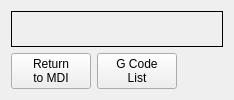
             <widget class="QWidget" name="mdiPage_2">
              <layout class="QGridLayout" name="gridLayout_39">
               <item row="1" column="1">
                <widget class="QPushButton" name="pushButton_23">
                 <property name="text">
                  <string>G Code
List</string>
                 </property>
                 <property name="page" stdset="0">
                  <number>2</number>
                 </property>
                 <attribute name="buttonGroup">
                  <string notr="true">mdiNavBtns</string>
                 </attribute>
                </widget>
               </item>
               <item row="1" column="0">
                <widget class="QPushButton" name="pushButton_1">
                 <property name="text">
                  <string>Return
to MDI</string>
                 </property>
                 <property name="page" stdset="0">
                  <number>0</number>
                 </property>
                 <attribute name="buttonGroup">
                  <string notr="true">mdiNavBtns</string>
                 </attribute>
                </widget>
               </item>
               <item row="0" column="0" colspan="3">
                <widget class="QLabel" name="gcodeHelpLabel">
                 <property name="frameShape">
                  <enum>QFrame::Box</enum>
                 </property>
                 <property name="text">
                  <string/>
                 </property>
                 <property name="alignment">
                  <set>Qt::AlignLeading|Qt::AlignLeft|Qt::AlignTop</set>
                 </property>
                </widget>
               </item>
               <item row="1" column="2">
                <spacer name="horizontalSpacer_2">
                 <property name="orientation">
                  <enum>Qt::Horizontal</enum>
                 </property>
                 <property name="sizeHint" stdset="0">
                  <size>
                   <width>40</width>
                   <height>20</height>
                  </size>
                 </property>
                </spacer>
               </item>
              </layout>
             </widget>
